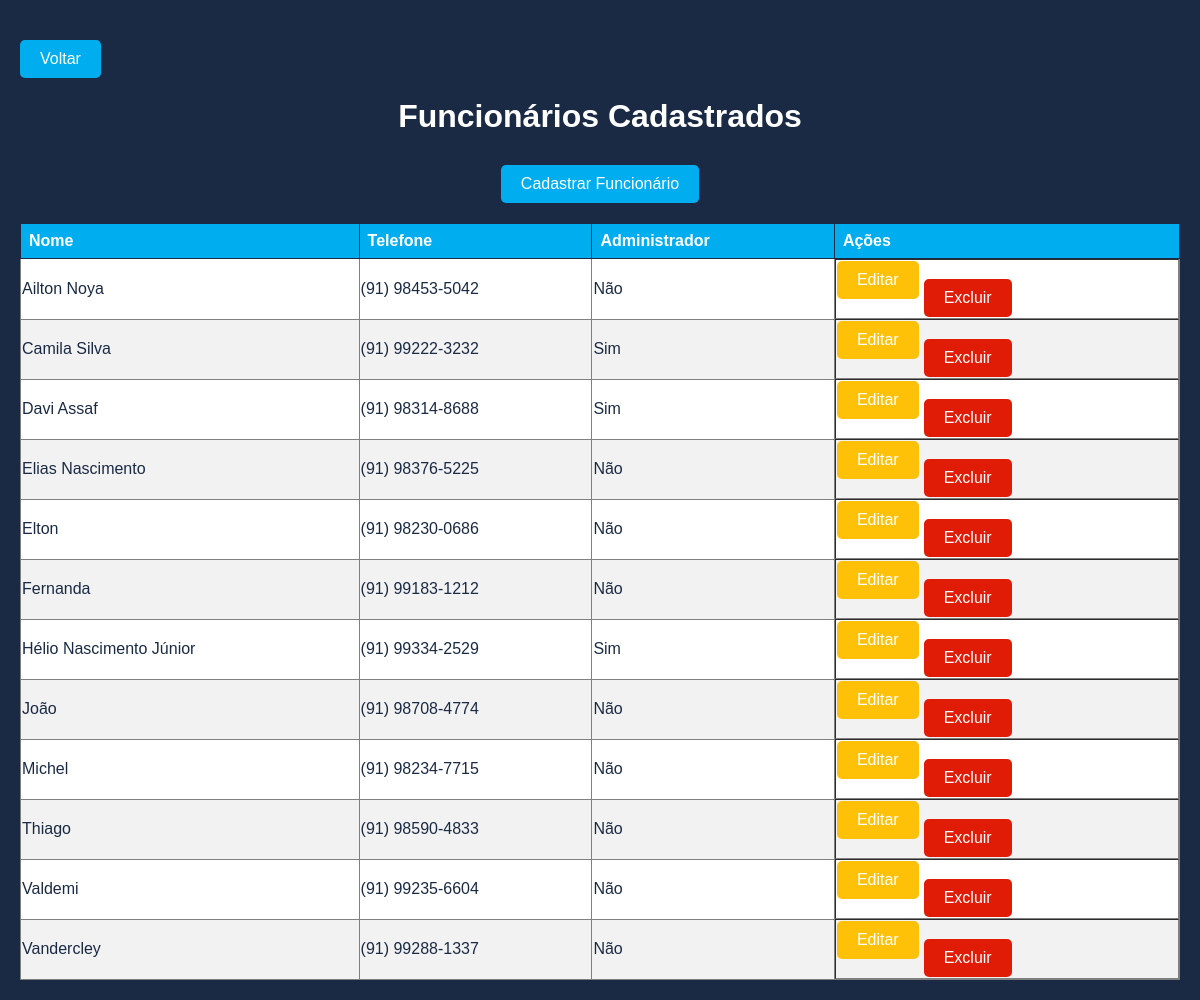
Page /menu/funcionarios/index.php (signed in) on the committed database.
### tables this page shows
CREATE TABLE IF NOT EXISTS `funcionarios` (
  `id_funcionario` int NOT NULL AUTO_INCREMENT,
  `nome` varchar(100) NOT NULL,
  `telefone` varchar(25) NOT NULL,
  `email` varchar(250) DEFAULT NULL,
  `senha` varchar(255) DEFAULT NULL,
  `administrador` tinyint NOT NULL DEFAULT '0',
  PRIMARY KEY (`id_funcionario`),
  UNIQUE KEY `id` (`id_funcionario`)
);

### menu/funcionarios/index.php (the view, shortened to what this page needs)
<?php
include '../conn.php';
$query = "SELECT * FROM funcionarios ORDER BY nome ASC";
$result = $conn->query($query);
?>
<!DOCTYPE html>
<html>
<head>
    <link rel="stylesheet" href="style.css">
</head>
<body>
    <div class="back-button">
        <a href="..">Voltar</a>
    </div>
    <h1>Funcionários Cadastrados</h1>
    <div class="cadastro-button">
        <a href="cadastrar_funcionario">
            <button>Cadastrar Funcionário</button>
        </a>
    </div>
    <table border="1">
        <thead>
            <tr>
                <th>Nome</th>
                <th>Telefone</th>
                <th>Administrador</th>
                <th>Ações</th>
            </tr>
        </thead>
        <tbody>
            <?php while ($row = $result->fetch_assoc()): ?>
                <tr>
                    <td><?php echo $row['nome']; ?></td>
                    <td><?php echo $row['telefone']; ?></td>
                    <td><?php echo $row['administrador'] == 1 ? "Sim" : "Não"; ?></td>
                    <td class="actions">
                        <div class="edit-button">
                            <a href="editar_funcionario?id_funcionario=<?php echo $row['id_funcionario']; ?>">
                                <button>Editar</button>
                            </a>
                        </div>
                        <div>
                            <a href="excluir.php?id_funcionario=<?php echo $row['id_funcionario']; ?>">
                                <button class="delete-button">Excluir</button>
                            </a>
                        </div>
                    </td>
                </tr>
            <?php endwhile; ?>
        </tbody>
    </table>
</body>
</html>

### menu/funcionarios/style.css (style rules this page uses)
h1 { text-align: center; margin-top: 20px; }
.cadastro-button { text-align: center; margin: 20px 0; }
.cadastro-button button { min-width: 150px; }
.edit-button button { background-color: #FFC107; color: white; margin-right: 5px; }
.actions { display: flex; }

### menu/styles.css (style rules this page uses)
body { background-color: var(--primary-color); font-family: var(--font-family); color: var(--secondary-color); margin: 0; padding: 20px; font-family: Arial, Helvetica, sans-serif; }
h1 { text-align: center; }
h1, h2, h3 { margin-bottom: 30px; }
button { background-color: var(--accent-color); color: var(--secondary-color); border: none; padding: 10px 20px; border-radius: var(--border-radius); cursor: pointer; font-size: 1em; transition: background-color 0.3s ease; }
.back-button { margin: 20px; }
.back-button a { background-color: var(--accent-color); color: var(--secondary-color); text-decoration: none; transition: background-color 0.2s, color 0.2s; font-weight: 500; font-size: 1rem; display: inline-block; padding: 10px 20px; border-radius: var(--border-radius); }
.back-button { margin: 20px 0; text-align: left; }
.table-style, table { width: 100%; border-collapse: collapse; background-color: var(--secondary-color); color: var(--primary-color); }
.table-style th, table th { background-color: var(--accent-color); color: var(--secondary-color); border: 1px solid var(--primary-color); padding: 8px; text-align: left; }
.table-style tr:nth-child(even), table tr:nth-child(even) { background-color: var(--neutral-color); }
.delete-button { background-color: #e01c06; color: white; margin-top: 18px; border: none; padding: 10px 20px; border-radius: var(--border-radius); cursor: pointer; font-size: 1em; transition: background-color 0.3s ease; }

### menu/config.css (style rules this page uses)
:root { --primary-color: #1A2A44; --secondary-color: #FFFFFF; --accent-color: #00AEEF; --accent-hover-color: #008FCC; --neutral-color: #F2F2F2; --font-family: Arial, sans-serif; --border-radius: 5px; --container-radius: 10px; --shadow: 0 0 15px rgba(0, 0, 0, 0.2); }

### rows in the picture
funcionarios: nome "Ailton Noya", telefone "(91) 98453-5042", administrador "Não"
funcionarios: nome "Camila Silva", telefone "(91) 99222-3232", administrador "Sim"
funcionarios: nome "Davi Assaf", telefone "(91) 98314-8688", administrador "Sim"
funcionarios: nome "Elias Nascimento", telefone "(91) 98376-5225", administrador "Não"
funcionarios: nome "Elton", telefone "(91) 98230-0686", administrador "Não"
funcionarios: nome "Fernanda", telefone "(91) 99183-1212", administrador "Não"
funcionarios: nome "Hélio Nascimento Júnior", telefone "(91) 99334-2529", administrador "Sim"
funcionarios: nome "João", telefone "(91) 98708-4774", administrador "Não"
funcionarios: nome "Michel", telefone "(91) 98234-7715", administrador "Não"
funcionarios: nome "Thiago", telefone "(91) 98590-4833", administrador "Não"
funcionarios: nome "Valdemi", telefone "(91) 99235-6604", administrador "Não"
funcionarios: nome "Vandercley", telefone "(91) 99288-1337", administrador "Não"
